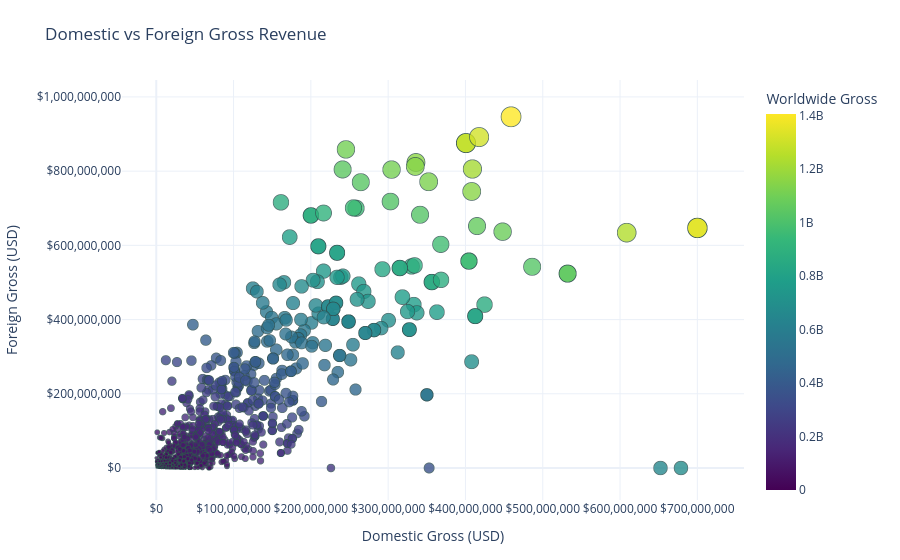

The code cell stored with this chart in its notebook:
### Markdown cell above
## 13.2 Domestic vs Foreign Revenue 
Domestic and international revenues were compared to assess the importance of global performance. The analysis revealed that many films earn more internationally than domestically, and studios with strong international reach achieve better overall performance, highlighting the critical role of global appeal in profitability.

### Code cell
import plotly.express as px

# Ensure worldwide gross exists
final_movies_clean['bom_worldwide_gross'] = (
    final_movies_clean['bom_domestic_gross'] + final_movies_clean['bom_foreign_gross']
)

fig = px.scatter(
    final_movies_clean,
    x="bom_domestic_gross",
    y="bom_foreign_gross",
    size="bom_worldwide_gross",           # Bubble size = Worldwide gross
    color="bom_worldwide_gross",          # Color gradient by Worldwide gross
    hover_data=['title_clean', 'studio', 'averagerating', 'bom_domestic_gross', 'bom_foreign_gross', 'bom_worldwide_gross'],
    title="Domestic vs Foreign Gross Revenue",
    labels={
        "bom_domestic_gross": "Domestic Gross (USD)",
        "bom_foreign_gross": "Foreign Gross (USD)",
        "bom_worldwide_gross": "Worldwide Gross (USD)"
    },
    color_continuous_scale='Viridis',     #  gradient
)

fig.update_traces(
    marker=dict(line=dict(width=0.8, color='DarkSlateGrey'), opacity=0.8)
)

fig.update_layout(
    template="plotly_white",
    xaxis_title="Domestic Gross (USD)",
    yaxis_title="Foreign Gross (USD)",
    coloraxis_colorbar=dict(title="Worldwide Gross"),
    xaxis_tickformat="$,",
    yaxis_tickformat="$,",
    margin=dict(l=80, r=40, t=80, b=60)
)

fig.show()

### Figure 1 — Plotly figure (JSON) as saved in the notebook; plotly's stock layout.template omitted (floating-point values rounded to 4 significant figures; data arrays with more than 128 entries replaced by an {"elided": "..."} marker saying what was removed)
{"data": [{"customdata": {"elided": "1431x4 mixed values"}, "hovertemplate": "Domestic Gross (USD)=%{x}<br>Foreign Gross (USD)=%{y}<br>Worldwide Gross (USD)=%{marker.color}<br>title_clean=%{customdata[0]}<br>studio=%{customdata[1]}<br>averagerating=%{customdata[2]}<extra></extra>", "legendgroup": "", "marker": {"color": {"elided": "1431 float values"}, "coloraxis": "coloraxis", "line": {"color": "DarkSlateGrey", "width": 0.8}, "opacity": 0.8, "size": {"elided": "1431 float values"}, "sizemode": "area", "sizeref": 3513500, "symbol": "circle"}, "mode": "markers", "name": "", "showlegend": false, "type": "scattergl", "x": {"elided": "1431 float values"}, "xaxis": "x", "y": {"elided": "1431 float values"}, "yaxis": "y"}], "layout": {"coloraxis": {"colorbar": {"title": {"text": "Worldwide Gross"}}, "colorscale": [[0, "#440154"], [0.1111, "#482878"], [0.2222, "#3e4989"], [0.3333, "#31688e"], [0.4444, "#26828e"], [0.5556, "#1f9e89"], [0.6667, "#35b779"], [0.7778, "#6ece58"], [0.8889, "#b5de2b"], [1, "#fde725"]]}, "legend": {"itemsizing": "constant", "tracegroupgap": 0}, "margin": {"b": 60, "l": 80, "r": 40, "t": 80}, "title": {"text": "Domestic vs Foreign Gross Revenue"}, "xaxis": {"anchor": "y", "domain": [0, 1], "tickformat": "$,", "title": {"text": "Domestic Gross (USD)"}}, "yaxis": {"anchor": "x", "domain": [0, 1], "tickformat": "$,", "title": {"text": "Foreign Gross (USD)"}}}}
